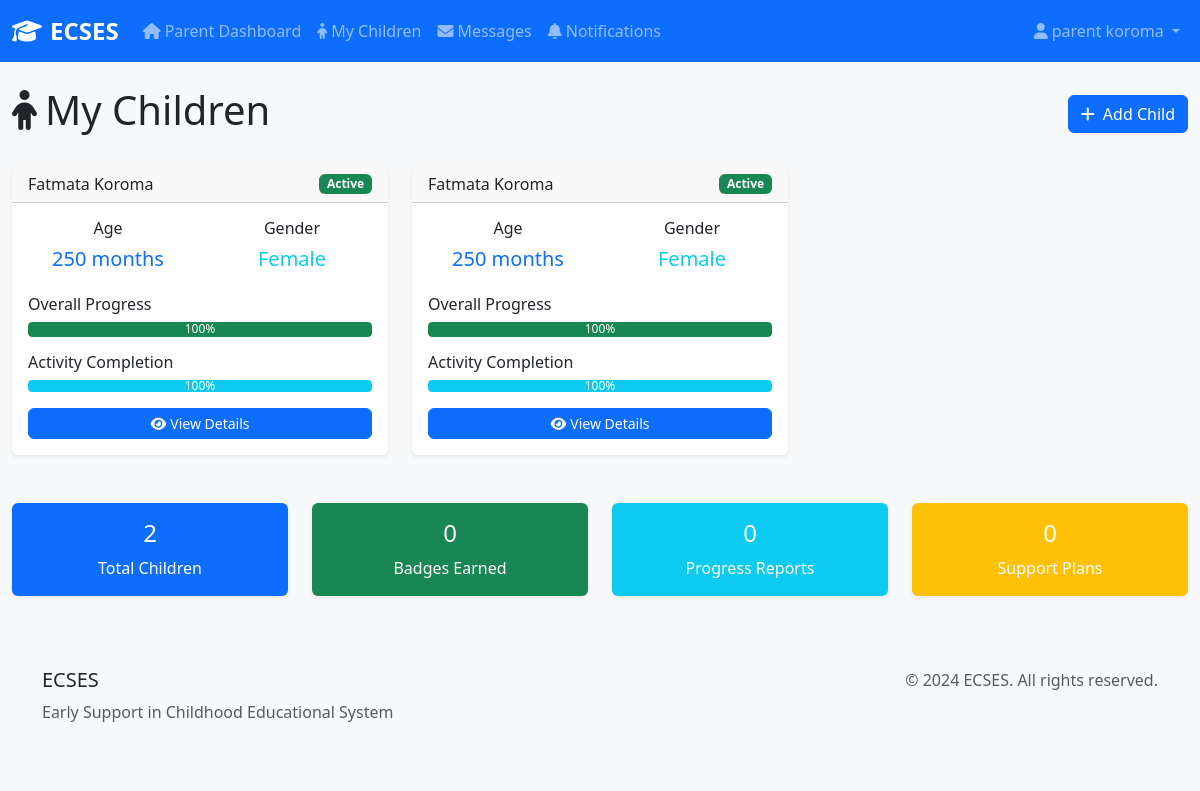
The app's page /connecthub/parent-view-children/ (signed in), older data.
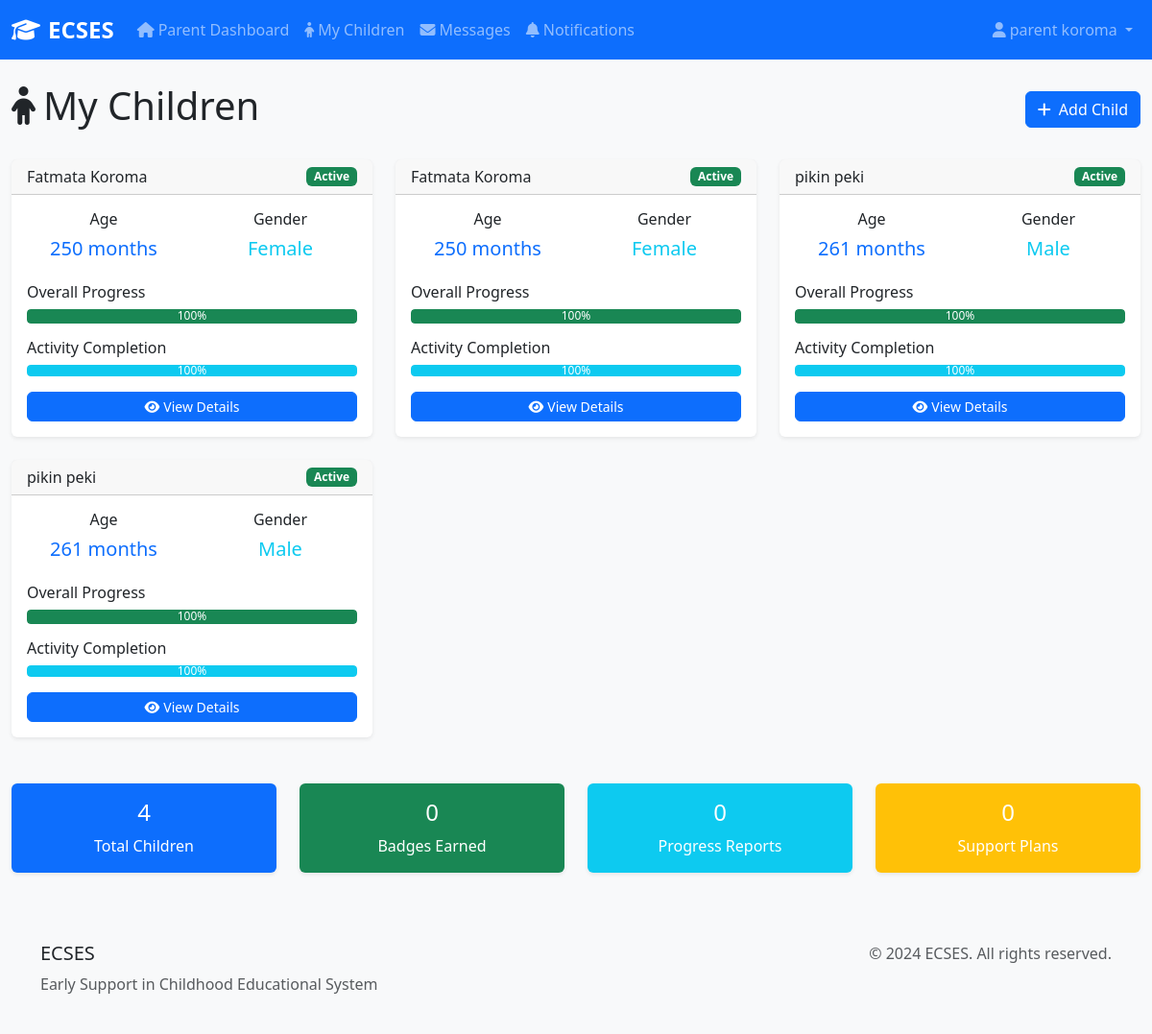
The same page, newer data.
### earlycare/models.py (models this page shows, shortened)
class Child(models.Model):
    GENDER_CHOICES = [
        ('M', 'Male'),
        ('F', 'Female'),
        ('O', 'Other'),
    ]
    first_name = models.CharField(max_length=100)
    last_name = models.CharField(max_length=100)
    date_of_birth = models.DateField()
    gender = models.CharField(max_length=1, choices=GENDER_CHOICES)
    parent = models.ForeignKey(User, on_delete=models.CASCADE, related_name='children')
    teacher = models.ForeignKey(User, on_delete=models.SET_NULL, null=True, blank=True, related_name='assigned_children', default=None)
    medical_conditions = models.TextField(blank=True, help_text="Any medical conditions or special needs")
    emergency_contact = models.CharField(max_length=100, blank=True)
    emergency_phone = models.CharField(max_length=15, blank=True)
    created_at = models.DateTimeField(auto_now_add=True)
    updated_at = models.DateTimeField(auto_now=True)
    is_active = models.BooleanField(default=True)
    class Meta:
        verbose_name = "Child"
        verbose_name_plural = "Children"
        ordering = ['last_name', 'first_name']
    @property
    def age_in_months(self):
        from datetime import date
        today = date.today()
        return (today.year - self.date_of_birth.year) * 12 + (today.month - self.date_of_birth.month)

### connecthub/views.py (the view)
# urls.py: path('parent-view-children/', views.parent_view_children, name='parent_view_children'),
@login_required
def parent_view_children(request):
    if not (hasattr(request.user, 'userprofile') and request.user.userprofile.role == 'parent'):
        messages.error(request, 'Access denied. Parent privileges required.')
        return redirect('home')
    try:
        from earlycare.models import Child
        Child = Child
    except ImportError:
        Child = None
    if Child:
        my_children = Child.objects.filter(parent=request.user)
        my_children_count = my_children.count()
    else:
        my_children = []
        my_children_count = 0
    support_plans = []
    if my_children_count > 0:
        try:
            from earlycare.models import SupportPlan
            support_plans = SupportPlan.objects.filter(child__in=my_children).order_by('-created_at')[:5]
        except Exception:
            pass
    recent_progress_reports = 0
    if my_children_count > 0:
        try:
            from earlycare.models import ProgressReport
            recent_progress_reports = ProgressReport.objects.filter(child__in=my_children).count()
        except Exception:
            pass
    total_badges = 0
    if my_children_count > 0:
        try:
            from learnlytics.models import ChildBadge
            total_badges = ChildBadge.objects.filter(child__in=my_children).count()
        except Exception:
            pass
    for child in my_children:
        child.overall_progress = min(100, (child.age_in_months * 2) + 20)
        child.activity_completion = min(100, (child.age_in_months * 3) + 10)
        try:
            from learnlytics.models import ChildBadge
            child.recent_badges = ChildBadge.objects.filter(child=child).order_by('-earned_date')[:3]
        except Exception:
            child.recent_badges = []
    context = {
        'my_children': my_children,
        'my_children_count': my_children_count,
        'recent_progress_reports': recent_progress_reports,
        'total_badges': total_badges,
        'support_plans': support_plans,
    }
    return render(request, 'dashboards/parent_view_children.html', context)

### templates/dashboards/parent_view_children.html (shortened to what this page needs)
{% extends 'base.html' %}
{% load static %}
{% block content %}
<div class="row">
    <div class="col-12">
        <div class="d-flex justify-content-between align-items-center mb-4">
            <h1>
                <i class="fas fa-child me-2"></i>My Children
            </h1>
            <a href="{% url 'earlycare:child_new' %}" class="btn btn-primary">
                <i class="fas fa-plus me-2"></i>Add Child
            </a>
        </div>
    </div>
</div>
{% if my_children %}
<div class="row mb-4">
    {% for child in my_children %}
    <div class="col-md-6 col-lg-4 mb-4">
        <div class="card h-100">
            <div class="card-header d-flex justify-content-between align-items-center">
                <h6 class="mb-0">{{ child.first_name }} {{ child.last_name }}</h6>
                <span class="badge bg-{% if child.is_active %}success{% else %}secondary{% endif %}">
                    {% if child.is_active %}Active{% else %}Inactive{% endif %}
                </span>
            </div>
            <div class="card-body">
                <div class="row text-center mb-3">
                    <div class="col-6">
                        <h6>Age</h6>
                        <h5 class="text-primary">{{ child.age_in_months }} months</h5>
                    </div>
                    <div class="col-6">
                        <h6>Gender</h6>
                        <h5 class="text-info">{{ child.get_gender_display }}</h5>
                    </div>
                </div>
                {% if child.overall_progress %}
                <div class="mb-3">
                    <h6>Overall Progress</h6>
                    <div class="progress" style="height: 15px;">
                        <div class="progress-bar bg-success" style="width: {{ child.overall_progress }}%">
                            {{ child.overall_progress }}%
                        </div>
                    </div>
                </div>
                {% endif %}
                {% if child.activity_completion %}
                <div class="mb-3">
                    <h6>Activity Completion</h6>
                    <div class="progress" style="height: 12px;">
                        <div class="progress-bar bg-info" style="width: {{ child.activity_completion }}%">
                            {{ child.activity_completion }}%
                        </div>
                    </div>
                </div>
                {% endif %}
                <div class="d-grid gap-2">
                    <a href="{% url 'earlycare:child_detail' child.id %}" class="btn btn-primary btn-sm">
                        <i class="fas fa-eye me-1"></i>View Details
                    </a>
                </div>
            </div>
        </div>
    </div>
    {% endfor %}
</div>
<div class="row mb-4">
    <div class="col-md-3">
        <div class="card bg-primary text-white">
            <div class="card-body text-center">
                <h4>{{ my_children_count }}</h4>
                <p class="mb-0">Total Children</p>
            </div>
        </div>
    </div>
    <div class="col-md-3">
        <div class="card bg-success text-white">
            <div class="card-body text-center">
                <h4>{{ total_badges }}</h4>
                <p class="mb-0">Badges Earned</p>
            </div>
        </div>
    </div>
    <div class="col-md-3">
        <div class="card bg-info text-white">
            <div class="card-body text-center">
                <h4>{{ recent_progress_reports }}</h4>
                <p class="mb-0">Progress Reports</p>
            </div>
        </div>
    </div>
    <div class="col-md-3">
        <div class="card bg-warning text-white">
            <div class="card-body text-center">
                <h4>{{ support_plans|length }}</h4>
                <p class="mb-0">Support Plans</p>
            </div>
        </div>
    </div>
</div>
{% endif %}
{% endblock %}

Row changes from the older to the newer data that the page shows:
added Child: first_name "pikin", last_name "peki", is_active "Active", age_in_months "261", gender "Male", overall_progress "100", activity_completion "100"
added Child: first_name "pikin", last_name "peki", is_active "Active", age_in_months "261", gender "Male", overall_progress "100", activity_completion "100"
Text that changed along with them:
{{ my_children_count }}: "2" → "4"
